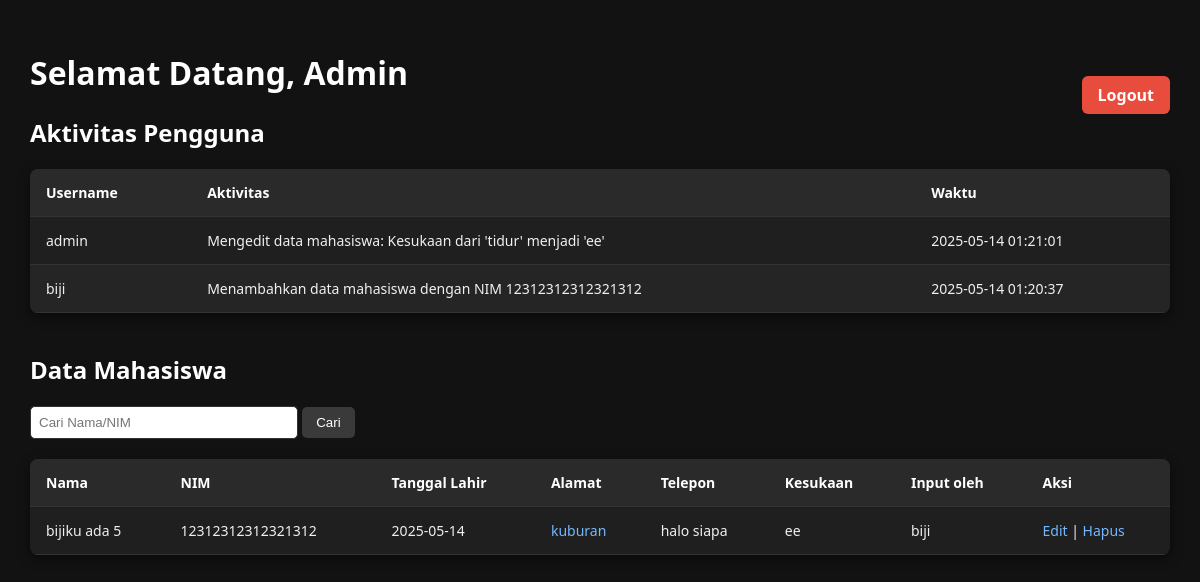
/pages/admin_dashboard.php (signed in), run on the app's committed database.
### tables this page shows
CREATE TABLE `activity_log` (
  `id` int(11) NOT NULL,
  `user_id` int(11) DEFAULT NULL,
  `aktivitas` text DEFAULT NULL,
  `waktu` timestamp NOT NULL DEFAULT current_timestamp(),
  `created_at` datetime DEFAULT current_timestamp()
);

CREATE TABLE `users` (
  `id` int(11) NOT NULL,
  `username` varchar(50) NOT NULL,
  `password` varchar(255) NOT NULL,
  `role` enum('admin','mahasiswa') NOT NULL,
  `created_at` datetime DEFAULT current_timestamp()
);

CREATE TABLE `mahasiswa` (
  `id` int(11) NOT NULL,
  `nama` varchar(100) DEFAULT NULL,
  `nim` varchar(20) DEFAULT NULL,
  `tanggal_lahir` date DEFAULT NULL,
  `alamat` text DEFAULT NULL,
  `telepon` varchar(20) DEFAULT NULL,
  `kesukaan` varchar(100) DEFAULT NULL,
  `created_by` int(11) DEFAULT NULL
);

### pages/admin_dashboard.php (the view, shortened to what this page needs)
<?php
global $conn;
$search = isset($_GET['search']) ? $_GET['search'] : '';
$search_query = "
    SELECT mahasiswa.*, users.username
    FROM mahasiswa
    LEFT JOIN users ON mahasiswa.created_by = users.id
";
$search_query .= " ORDER BY mahasiswa.id DESC";
$mhs_result = mysqli_query($conn, $search_query);
$log_query = "
    SELECT activity_log.*, users.username
    FROM activity_log
    LEFT JOIN users ON activity_log.user_id = users.id
    ORDER BY activity_log.created_at DESC
";
$log_result = mysqli_query($conn, $log_query);
?>
<!DOCTYPE html>
<html lang="id">
<head>
</head>
<body>
<h1>Selamat Datang, Admin</h1>
<a href="../actions/logout.php" class="logout-btn">Logout</a>
<h2>Aktivitas Pengguna</h2>
<table>
    <thead>
        <tr>
            <th>Username</th>
            <th>Aktivitas</th>
            <th>Waktu</th>
        </tr>
    </thead>
    <tbody>
        <?php while($log = mysqli_fetch_assoc($log_result)) { ?>
            <tr>
                <td><?= htmlspecialchars($log['username']) ?: 'Tidak diketahui' ?></td>
                <td><?= htmlspecialchars($log['aktivitas']) ?></td>
                <td><?= htmlspecialchars($log['created_at']) ?></td>
            </tr>
        <?php } ?>
    </tbody>
</table>
<h2>Data Mahasiswa</h2>
<div class="search-box">
    <form method="GET" action="">
        <input type="text" name="search" placeholder="Cari Nama/NIM" value="<?= htmlspecialchars($search); ?>">
        <button type="submit">Cari</button>
    </form>
</div>
<table>
    <thead>
        <tr>
            <th>Nama</th>
            <th>NIM</th>
            <th>Tanggal Lahir</th>
            <th>Alamat</th>
            <th>Telepon</th>
            <th>Kesukaan</th>
            <th>Input oleh</th>
            <th>Aksi</th>
        </tr>
    </thead>
    <tbody>
        <?php while($mhs = mysqli_fetch_assoc($mhs_result)) { ?>
            <tr>
                <td><?= htmlspecialchars($mhs['nama']) ?></td>
                <td><?= htmlspecialchars($mhs['nim']) ?></td>
                <td><?= htmlspecialchars($mhs['tanggal_lahir']) ?></td>
                <td>
                    <a href="https://www.google.com/maps/search/?api=1&query=<?= urlencode($mhs['alamat']) ?>" target="_blank">
                        <?= htmlspecialchars($mhs['alamat']) ?>
                    </a>
                </td>
                <td><?= htmlspecialchars($mhs['telepon']) ?></td>
                <td><?= htmlspecialchars($mhs['kesukaan']) ?></td>
                <td><?= htmlspecialchars($mhs['username']) ?: 'Tidak diketahui' ?></td>
                <td>
                    <a href="edit.php?id=<?= $mhs['id'] ?>">Edit</a> |
                    <a href="../actions/delete.php?id=<?= $mhs['id'] ?>" onclick="return confirm('Hapus data ini?')">Hapus</a>
                </td>
            </tr>
        <?php } ?>
    </tbody>
</table>
</body>
</html>

### pages/admin_dashboard.php (style rules this page uses)
body { font-family: 'Segoe UI', sans-serif; background-color: #121212; color: #f0f0f0; padding: 30px; margin: 0; }
h1, h2 { color: #ffffff; }
.logout-btn { float: right; margin-top: -40px; background-color: #e74c3c; color: white; padding: 8px 16px; text-decoration: none; border-radius: 6px; font-weight: bold; transition: background-color 0.3s ease; }
.search-box { margin: 20px 0; }
.search-box input[type="text"] { padding: 8px; width: 250px; border-radius: 5px; border: 1px solid #333; background-color:rgb(255, 255, 255); color:rgb(0, 0, 0); }
.search-box button { padding: 8px 14px; background-color: #3a3a3a; color: white; border: none; border-radius: 5px; cursor: pointer; transition: background-color 0.3s ease; }
table { width: 100%; border-collapse: collapse; margin-bottom: 40px; background-color: #1f1f1f; border-radius: 8px; overflow: hidden; box-shadow: 0 4px 12px rgba(0, 0, 0, 0.5); }
th, td { padding: 14px 16px; border-bottom: 1px solid #333; text-align: left; font-size: 14px; }
th { background-color: #2a2a2a; color: #fff; }
tr:nth-child(even) { background-color: #252525; }
a { color: #74b9ff; text-decoration: none; }

### data on the page
activity_log: user.username "admin", aktivitas "Mengedit data mahasiswa: Kesukaan dari 'tidur' menjadi 'ee'", created_at "2025-05-14 01:21:01"
activity_log: user.username "biji", aktivitas "Menambahkan data mahasiswa dengan NIM 12312312312321312", created_at "2025-05-14 01:20:37"
mahasiswa: nama "bijiku ada 5", nim "12312312312321312", tanggal_lahir "2025-05-14", alamat "kuburan", telepon "halo siapa", kesukaan "ee", users.username "biji"
